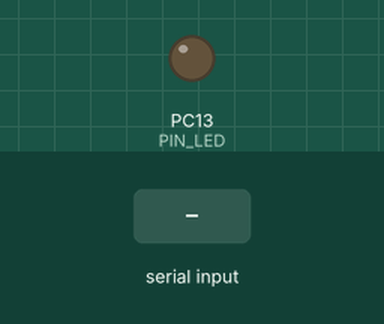
The sketch below on a simulated STM32 Blue Pill. Parts: output pins drawn as LEDs (lit = HIGH). Inputs (shaded band) come from the test bench.

Above: at 1.2 s.
1.3 s: "1" received over the second serial link
Timing chart, 0 to 4.3 s (numbered marks = the images above; inputs shaded):
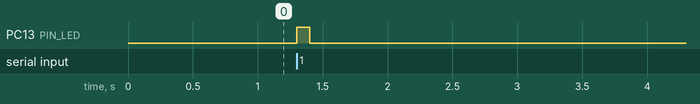

The sketch:

ir_test_u585.ino
```cpp
/*
 * IR port diagnostikasi — echo (uzmeter_u585 platasi, STM32U585CITx).
 * SoftwareSerial: PA1 = RX, PA0 = TX, 2400 8N1 — uzmeter_u585 dagi bilan bir xil.
 *
 *  - Kompyuterdan kelgan baytlar yig'iladi va 20 ms jimlikdan keyin aynan o'zi IR orqali qaytariladi.
 *    Terminalni 2400 8N1 da oching, matn yuboring — o'sha matn qaytib kelsa RX ham, TX ham ishlaydi.
 *  - Bayt qabul qilinganda PC13 LED 100 ms yonadi.
 *
 * Board: Generic STM32U5 series -> Generic U585CITx
 */
#include <Arduino.h>
#include <SoftwareSerial.h>

#define IR_BAUD 2400
#define ECHO_GAP_MS 20  // shuncha vaqt yangi bayt kelmasa — paket tugadi deb qaytariladi

#define PIN_LED PC13
#define LED_ON HIGH  // LED katod tomoni MCU ga ulangan bo'lsa: LOW
#define LED_OFF (!LED_ON)

Uart Ir(PB11, PB10);  // (RX, TX)

uint8_t buf[64];  // SoftwareSerial bufer hajmi bilan bir xil
size_t len = 0;
uint32_t lastRx = 0;
uint32_t ledOffAt = 0;

void setup() {
  pinMode(PIN_LED, OUTPUT);
  digitalWrite(PIN_LED, LED_OFF);
  Ir.begin(IR_BAUD);
}

void loop() {
  while (Ir.available()) {
    uint8_t b = Ir.read();
    if (len < sizeof(buf)) buf[len++] = b;
    lastRx = millis();
    digitalWrite(PIN_LED, LED_ON);
    ledOffAt = millis() + 100;
  }

  // Bufer to'lsa yoki jimlik bo'lsa — qabul qilinganini qaytaramiz
  if (len && (len == sizeof(buf) || millis() - lastRx >= ECHO_GAP_MS)) {
    Ir.write(buf, len);
    Ir.flush();
    len = 0;
    // IR qabul qilgich o'z uzatishini ham eshitishi mumkin — aks holda echo cheksiz aylanadi
    delay(30);
    while (Ir.available()) Ir.read();
  }

  if (ledOffAt && (int32_t)(millis() - ledOffAt) >= 0) {
    ledOffAt = 0;
    digitalWrite(PIN_LED, LED_OFF);
  }
}
```

Measured:
- after the input at 1.3 s, PC13 (PIN_LED): LOW → HIGH at once, → LOW 0.10 s later
